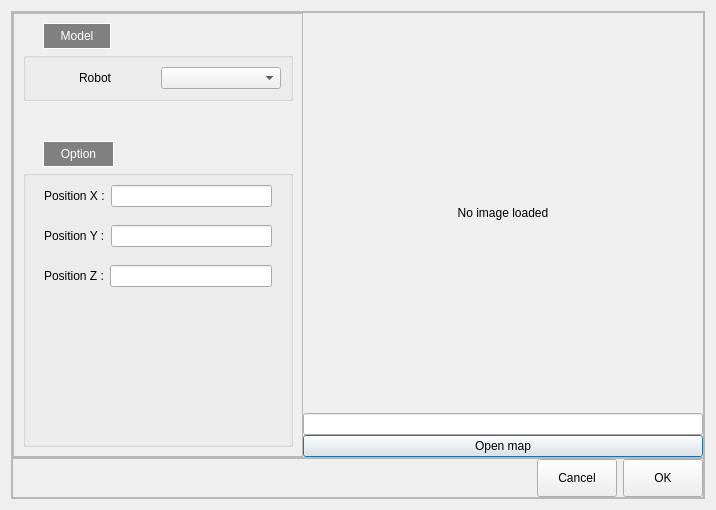
<?xml version="1.0" encoding="UTF-8"?>
<ui version="4.0">
 <class>DlgROSNavigation</class>
 <widget class="QDialog" name="DlgROSNavigation">
  <property name="geometry">
   <rect>
    <x>0</x>
    <y>0</y>
    <width>716</width>
    <height>411</height>
   </rect>
  </property>
  <property name="windowTitle">
   <string>Collaboration Setting</string>
  </property>
  <layout class="QVBoxLayout" name="verticalLayout">
   <item>
    <widget class="QFrame" name="frame">
     <property name="frameShape">
      <enum>QFrame::StyledPanel</enum>
     </property>
     <property name="frameShadow">
      <enum>QFrame::Raised</enum>
     </property>
     <layout class="QVBoxLayout" name="verticalLayout_3">
      <property name="spacing">
       <number>0</number>
      </property>
      <property name="leftMargin">
       <number>0</number>
      </property>
      <property name="topMargin">
       <number>0</number>
      </property>
      <property name="rightMargin">
       <number>0</number>
      </property>
      <property name="bottomMargin">
       <number>0</number>
      </property>
      <item>
       <layout class="QVBoxLayout" name="verticalLayout_2">
        <item>
         <widget class="QFrame" name="frame_3">
          <property name="frameShape">
           <enum>QFrame::StyledPanel</enum>
          </property>
          <property name="frameShadow">
           <enum>QFrame::Raised</enum>
          </property>
          <layout class="QHBoxLayout" name="horizontalLayout_2">
           <property name="spacing">
            <number>0</number>
           </property>
           <property name="leftMargin">
            <number>0</number>
           </property>
           <property name="topMargin">
            <number>0</number>
           </property>
           <property name="rightMargin">
            <number>0</number>
           </property>
           <property name="bottomMargin">
            <number>0</number>
           </property>
           <item>
            <layout class="QHBoxLayout" name="horizontalLayout">
             <item>
              <layout class="QVBoxLayout" name="verticalLayout_5">
               <item>
                <widget class="QScrollArea" name="scrollArea">
                 <property name="sizePolicy">
                  <sizepolicy hsizetype="Minimum" vsizetype="Expanding">
                   <horstretch>0</horstretch>
                   <verstretch>0</verstretch>
                  </sizepolicy>
                 </property>
                 <property name="widgetResizable">
                  <bool>true</bool>
                 </property>
                 <widget class="QWidget" name="scrollAreaWidgetContents">
                  <property name="geometry">
                   <rect>
                    <x>0</x>
                    <y>0</y>
                    <width>288</width>
                    <height>335</height>
                   </rect>
                  </property>
                  <layout class="QHBoxLayout" name="horizontalLayout_4">
                   <item>
                    <widget class="QFrame" name="frame_4">
                     <property name="frameShape">
                      <enum>QFrame::NoFrame</enum>
                     </property>
                     <property name="frameShadow">
                      <enum>QFrame::Raised</enum>
                     </property>
                     <layout class="QVBoxLayout" name="verticalLayout_6">
                      <property name="spacing">
                       <number>0</number>
                      </property>
                      <property name="leftMargin">
                       <number>0</number>
                      </property>
                      <property name="topMargin">
                       <number>0</number>
                      </property>
                      <property name="rightMargin">
                       <number>0</number>
                      </property>
                      <property name="bottomMargin">
                       <number>0</number>
                      </property>
                      <item>
                       <layout class="QVBoxLayout" name="verticalLayout_7" stretch="0,0,1">
                        <item>
                         <widget class="QGroupBox" name="gbCollaborationSettingModel">
                          <property name="sizePolicy">
                           <sizepolicy hsizetype="Preferred" vsizetype="Expanding">
                            <horstretch>0</horstretch>
                            <verstretch>0</verstretch>
                           </sizepolicy>
                          </property>
                          <property name="minimumSize">
                           <size>
                            <width>0</width>
                            <height>0</height>
                           </size>
                          </property>
                          <property name="styleSheet">
                           <string notr="true">QGroupBox#gbCollaborationSettingModel {
    border: 1px solid 	darkgray;
    margin-top: 15px;
	color:white
}

QGroupBox#gbCollaborationSettingModel::title {
    subcontrol-position: top left;
    border: 1px solid white;
    background-color: gray;
    padding: 5px 15px 5px 15px;
    top: -15px;
	left: 20px;
}</string>
                          </property>
                          <property name="title">
                           <string>Model</string>
                          </property>
                          <layout class="QHBoxLayout" name="horizontalLayout_6">
                           <property name="spacing">
                            <number>0</number>
                           </property>
                           <property name="leftMargin">
                            <number>0</number>
                           </property>
                           <property name="topMargin">
                            <number>15</number>
                           </property>
                           <property name="rightMargin">
                            <number>0</number>
                           </property>
                           <property name="bottomMargin">
                            <number>0</number>
                           </property>
                           <item>
                            <widget class="QFrame" name="frame_5">
                             <property name="frameShape">
                              <enum>QFrame::NoFrame</enum>
                             </property>
                             <property name="frameShadow">
                              <enum>QFrame::Raised</enum>
                             </property>
                             <layout class="QHBoxLayout" name="horizontalLayout_7">
                              <item>
                               <widget class="QLabel" name="label">
                                <property name="text">
                                 <string>Robot</string>
                                </property>
                                <property name="alignment">
                                 <set>Qt::AlignCenter</set>
                                </property>
                               </widget>
                              </item>
                              <item>
                               <widget class="QComboBox" name="cbROSNaviRobots"/>
                              </item>
                             </layout>
                            </widget>
                           </item>
                          </layout>
                         </widget>
                        </item>
                        <item>
                         <spacer name="verticalSpacer_2">
                          <property name="orientation">
                           <enum>Qt::Vertical</enum>
                          </property>
                          <property name="sizeHint" stdset="0">
                           <size>
                            <width>20</width>
                            <height>40</height>
                           </size>
                          </property>
                         </spacer>
                        </item>
                        <item>
                         <widget class="QGroupBox" name="gbCollaborationSettingOption">
                          <property name="styleSheet">
                           <string notr="true">QGroupBox#gbCollaborationSettingOption {
    border: 1px solid 	darkgray;
    margin-top: 15px;
	color:white
}

QGroupBox#gbCollaborationSettingOption::title {
    subcontrol-position: top left;
    border: 1px solid white;
    background-color: gray;
    padding: 5px 15px 5px 15px;
    top: -15px;
	left: 20px;
}</string>
                          </property>
                          <property name="title">
                           <string>Option</string>
                          </property>
                          <layout class="QVBoxLayout" name="verticalLayout_8">
                           <property name="spacing">
                            <number>0</number>
                           </property>
                           <property name="topMargin">
                            <number>15</number>
                           </property>
                           <item>
                            <widget class="QFrame" name="frame_6">
                             <property name="frameShape">
                              <enum>QFrame::NoFrame</enum>
                             </property>
                             <property name="frameShadow">
                              <enum>QFrame::Raised</enum>
                             </property>
                             <layout class="QHBoxLayout" name="horizontalLayout_8">
                              <item>
                               <widget class="QLabel" name="label_2">
                                <property name="text">
                                 <string>Position X :</string>
                                </property>
                               </widget>
                              </item>
                              <item>
                               <widget class="QLineEdit" name="ledtROSNaviRobotsPosX"/>
                              </item>
                             </layout>
                            </widget>
                           </item>
                           <item>
                            <widget class="QFrame" name="frame_7">
                             <property name="frameShape">
                              <enum>QFrame::NoFrame</enum>
                             </property>
                             <property name="frameShadow">
                              <enum>QFrame::Raised</enum>
                             </property>
                             <layout class="QHBoxLayout" name="horizontalLayout_9">
                              <item>
                               <widget class="QLabel" name="label_3">
                                <property name="text">
                                 <string>Position Y :</string>
                                </property>
                               </widget>
                              </item>
                              <item>
                               <widget class="QLineEdit" name="ledtROSNaviRobotsPosY"/>
                              </item>
                             </layout>
                            </widget>
                           </item>
                           <item>
                            <widget class="QFrame" name="frame_8">
                             <property name="frameShape">
                              <enum>QFrame::NoFrame</enum>
                             </property>
                             <property name="frameShadow">
                              <enum>QFrame::Raised</enum>
                             </property>
                             <layout class="QHBoxLayout" name="horizontalLayout_10">
                              <item>
                               <widget class="QLabel" name="label_4">
                                <property name="text">
                                 <string>Position Z :</string>
                                </property>
                               </widget>
                              </item>
                              <item>
                               <widget class="QLineEdit" name="ledtROSNaviRobotsPosZ"/>
                              </item>
                             </layout>
                            </widget>
                           </item>
                           <item>
                            <spacer name="verticalSpacer">
                             <property name="orientation">
                              <enum>Qt::Vertical</enum>
                             </property>
                             <property name="sizeHint" stdset="0">
                              <size>
                               <width>20</width>
                               <height>40</height>
                              </size>
                             </property>
                            </spacer>
                           </item>
                          </layout>
                         </widget>
                        </item>
                       </layout>
                      </item>
                     </layout>
                    </widget>
                   </item>
                  </layout>
                 </widget>
                </widget>
               </item>
              </layout>
             </item>
             <item>
              <layout class="QVBoxLayout" name="verticalLayout_4" stretch="0,1,0">
               <item>
                <widget class="QLabel" name="lbROSNavigationMapImg">
                 <property name="sizePolicy">
                  <sizepolicy hsizetype="Fixed" vsizetype="Fixed">
                   <horstretch>0</horstretch>
                   <verstretch>0</verstretch>
                  </sizepolicy>
                 </property>
                 <property name="minimumSize">
                  <size>
                   <width>400</width>
                   <height>400</height>
                  </size>
                 </property>
                 <property name="text">
                  <string>No image loaded</string>
                 </property>
                 <property name="alignment">
                  <set>Qt::AlignCenter</set>
                 </property>
                </widget>
               </item>
               <item>
                <widget class="QLineEdit" name="ledtROSNaviMapPath">
                 <property name="sizePolicy">
                  <sizepolicy hsizetype="Preferred" vsizetype="Fixed">
                   <horstretch>0</horstretch>
                   <verstretch>0</verstretch>
                  </sizepolicy>
                 </property>
                 <property name="readOnly">
                  <bool>true</bool>
                 </property>
                </widget>
               </item>
               <item>
                <widget class="QPushButton" name="btnROSNaviMapOpen">
                 <property name="text">
                  <string>Open map</string>
                 </property>
                </widget>
               </item>
              </layout>
             </item>
            </layout>
           </item>
          </layout>
         </widget>
        </item>
        <item>
         <widget class="QFrame" name="frame_2">
          <property name="sizePolicy">
           <sizepolicy hsizetype="Preferred" vsizetype="Fixed">
            <horstretch>0</horstretch>
            <verstretch>0</verstretch>
           </sizepolicy>
          </property>
          <property name="minimumSize">
           <size>
            <width>0</width>
            <height>40</height>
           </size>
          </property>
          <property name="frameShape">
           <enum>QFrame::StyledPanel</enum>
          </property>
          <property name="frameShadow">
           <enum>QFrame::Raised</enum>
          </property>
          <layout class="QHBoxLayout" name="horizontalLayout_5">
           <property name="spacing">
            <number>0</number>
           </property>
           <property name="leftMargin">
            <number>0</number>
           </property>
           <property name="topMargin">
            <number>0</number>
           </property>
           <property name="rightMargin">
            <number>0</number>
           </property>
           <property name="bottomMargin">
            <number>0</number>
           </property>
           <item>
            <layout class="QHBoxLayout" name="horizontalLayout_3">
             <property name="spacing">
              <number>6</number>
             </property>
             <item>
              <spacer name="horizontalSpacer">
               <property name="orientation">
                <enum>Qt::Horizontal</enum>
               </property>
               <property name="sizeHint" stdset="0">
                <size>
                 <width>40</width>
                 <height>20</height>
                </size>
               </property>
              </spacer>
             </item>
             <item>
              <widget class="QPushButton" name="btnROSNavigationCancel">
               <property name="sizePolicy">
                <sizepolicy hsizetype="Minimum" vsizetype="Preferred">
                 <horstretch>0</horstretch>
                 <verstretch>0</verstretch>
                </sizepolicy>
               </property>
               <property name="text">
                <string>Cancel</string>
               </property>
              </widget>
             </item>
             <item>
              <widget class="QPushButton" name="btnROSNavigationStart">
               <property name="sizePolicy">
                <sizepolicy hsizetype="Minimum" vsizetype="Preferred">
                 <horstretch>0</horstretch>
                 <verstretch>0</verstretch>
                </sizepolicy>
               </property>
               <property name="text">
                <string>OK</string>
               </property>
              </widget>
             </item>
            </layout>
           </item>
          </layout>
         </widget>
        </item>
       </layout>
      </item>
     </layout>
    </widget>
   </item>
  </layout>
 </widget>
 <resources/>
 <connections/>
</ui>
